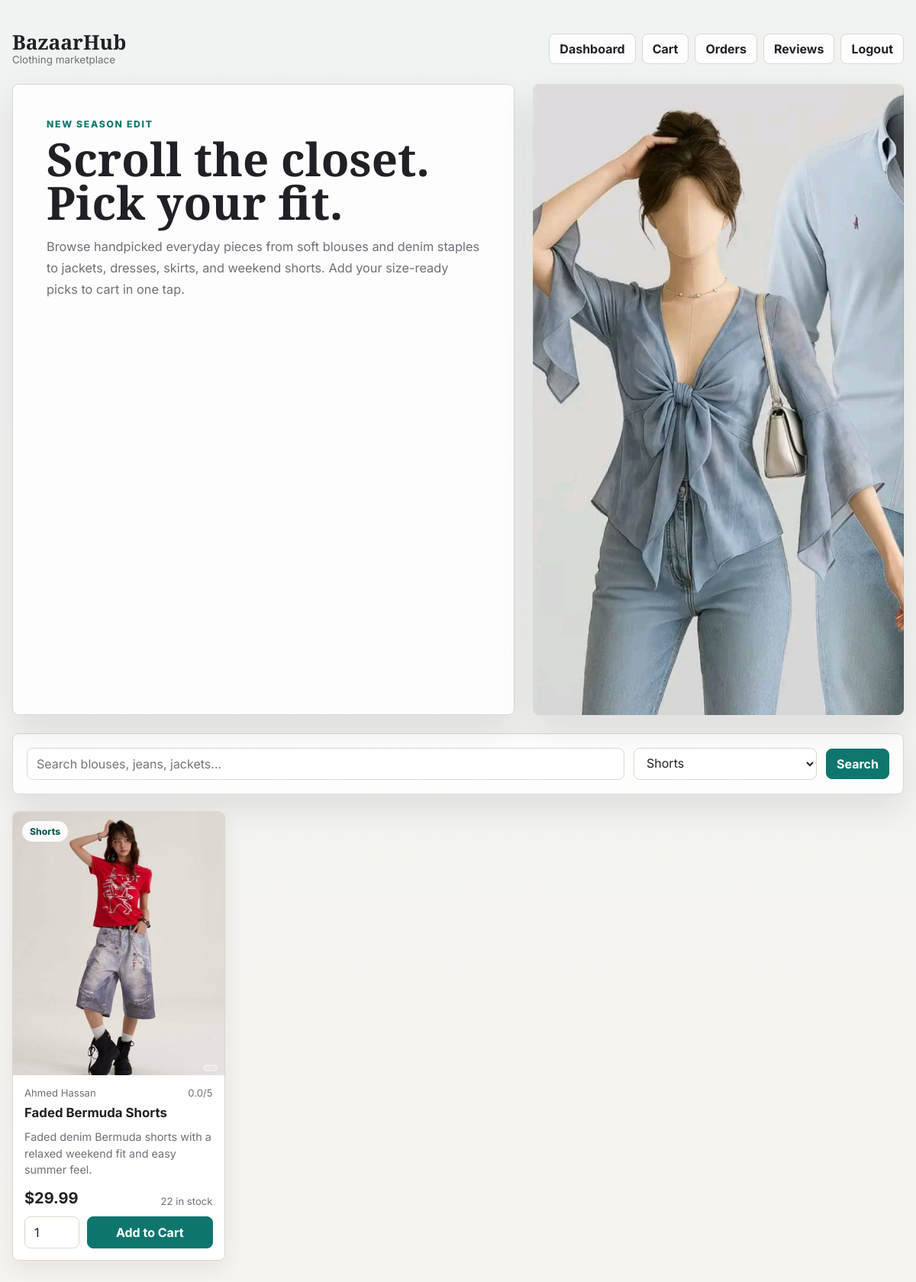
The page /customer/products.php?category_id=6 (signed in) on the database its author committed.
### tables this page shows
CREATE TABLE products (
    id INT AUTO_INCREMENT PRIMARY KEY,
    name VARCHAR(150) NOT NULL,
    description TEXT,
    image_url VARCHAR(255),
    price DECIMAL(10,2) NOT NULL,
    stock INT DEFAULT 0,
    category_id INT NOT NULL,
    seller_id INT NOT NULL,
    created_at TIMESTAMP DEFAULT CURRENT_TIMESTAMP,
    FOREIGN KEY (category_id) REFERENCES categories(id)
    ON DELETE CASCADE ON UPDATE CASCADE,
    FOREIGN KEY (seller_id) REFERENCES users(id)
    ON DELETE CASCADE ON UPDATE CASCADE
);

CREATE TABLE categories (
    id INT AUTO_INCREMENT PRIMARY KEY,
    name VARCHAR(100) UNIQUE NOT NULL
);

CREATE TABLE users (
    id INT AUTO_INCREMENT PRIMARY KEY,
    name VARCHAR(100) NOT NULL,
    email VARCHAR(100) UNIQUE NOT NULL,
    password VARCHAR(255) NOT NULL,
    role ENUM('admin','seller','customer') DEFAULT 'customer',
    account_status ENUM('pending','active','suspended') DEFAULT 'active',
    created_at TIMESTAMP DEFAULT CURRENT_TIMESTAMP
);

### customer/products.php (the view, shortened to what this page needs)
<?php
require_once '../db.php';
$search = trim($_GET['search'] ?? '');
$category_id = (int) ($_GET['category_id'] ?? 0);
$categories = mysqli_query($conn, "SELECT id, name FROM categories ORDER BY name");
$hero_image = "../assets/images/products/blue_bow_blouse.jfif";
$sql = "
    SELECT p.id, p.name, p.description, p.price, p.stock, p.image_url,
           c.name AS category_name, u.name AS seller_name,
           COALESCE(AVG(r.rating), 0) AS avg_rating
    FROM products p
    JOIN categories c ON c.id = p.category_id
    JOIN users u ON u.id = p.seller_id
    LEFT JOIN reviews r ON r.product_id = p.id
    WHERE (? = '' OR p.name LIKE CONCAT('%', ?, '%'))
      AND (? = 0 OR p.category_id = ?)
    GROUP BY p.id, p.name, p.description, p.price, p.stock, p.image_url, c.name, u.name
    ORDER BY p.created_at DESC
";
$stmt = mysqli_prepare($conn, $sql);
mysqli_stmt_bind_param($stmt, "ssii", $search, $search, $category_id, $category_id);
mysqli_stmt_execute($stmt);
$products = mysqli_stmt_get_result($stmt);
?>
<!DOCTYPE html>
<html lang="en">
<head>
    <link rel="stylesheet" href="../assets/css/styles.css">
    <link rel="stylesheet" href="../assets/css/customer.css">
</head>
<body class="customer-page">
<main class="shop-shell">
    <nav class="shop-nav" aria-label="Customer navigation">
        <a class="shop-brand" href="dashboard.php">
            <strong>BazaarHub</strong>
            <span>Clothing marketplace</span>
        </a>
        <div class="shop-links">
            <a class="shop-link" href="dashboard.php">Dashboard</a>
            <a class="shop-link" href="cart.php">Cart</a>
            <a class="shop-link" href="my_orders.php">Orders</a>
            <a class="shop-link" href="reviews.php">Reviews</a>
            <a class="shop-link" href="../logout.php">Logout</a>
        </div>
    </nav>
    <section class="shop-hero">
        <div class="shop-hero__copy">
            <p class="shop-kicker">New season edit</p>
            <h1 class="shop-title">Scroll the closet. Pick your fit.</h1>
            <p class="shop-copy">
                Browse handpicked everyday pieces from soft blouses and denim staples to jackets,
                dresses, skirts, and weekend shorts. Add your size-ready picks to cart in one tap.
            </p>
        </div>
        <div class="shop-hero__media">
            <img src="<?= htmlspecialchars($hero_image) ?>" alt="BazaarHub clothing collection">
        </div>
    </section>
    <section class="shop-panel" aria-label="Product filters">
        <form class="shop-toolbar" method="GET">
            <input class="shop-input" type="text" name="search" placeholder="Search blouses, jeans, jackets..." value="<?= htmlspecialchars($search) ?>">
            <select class="shop-select" name="category_id">
                <?php while ($category = mysqli_fetch_assoc($categories)): ?>
                    <option value="<?= $category['id'] ?>" <?= $category_id === (int) $category['id'] ? 'selected' : '' ?>>
                        <?= htmlspecialchars($category['name']) ?>
                    </option>
                <?php endwhile; ?>
            </select>
            <button class="shop-button shop-button--primary" type="submit">Search</button>
        </form>
    </section>
    <section class="product-grid" aria-label="Products">
        <?php while ($product = mysqli_fetch_assoc($products)): ?>
            <?php
                $image_url = $product['image_url'] ?: 'assets/images/products/blue_bow_blouse.jfif';
                $image_src = '../' . ltrim($image_url, '/');
            ?>
            <article class="product-card">
                <div class="product-card__image">
                    <img src="<?= htmlspecialchars($image_src) ?>" alt="<?= htmlspecialchars($product['name']) ?>">
                    <span class="product-chip"><?= htmlspecialchars($product['category_name']) ?></span>
                </div>
                <div class="product-card__body">
                    <div class="product-card__meta">
                        <span><?= htmlspecialchars($product['seller_name']) ?></span>
                        <span><?= number_format($product['avg_rating'], 1) ?>/5</span>
                    </div>
                    <h2><?= htmlspecialchars($product['name']) ?></h2>
                    <p class="product-desc"><?= htmlspecialchars($product['description'] ?? '') ?></p>
                    <div class="product-card__footer">
                        <div class="product-price">
                            <strong>$<?= number_format($product['price'], 2) ?></strong>
                            <span class="product-stock"><?= (int) $product['stock'] ?> in stock</span>
                        </div>
                        <?php if ((int) $product['stock'] > 0): ?>
                            <form class="cart-form" method="POST">
                                <input class="quantity-input" type="number" name="quantity" value="1" min="1" max="<?= (int) $product['stock'] ?>" aria-label="Quantity for <?= htmlspecialchars($product['name']) ?>">
                                <button class="shop-button shop-button--primary" type="submit">Add to Cart</button>
                            </form>
                        <?php else: ?>
                            <div class="empty-state">Out of stock</div>
                        <?php endif; ?>
                    </div>
                </div>
            </article>
        <?php endwhile; ?>
    </section>
</main>
</body>
</html>

### assets/css/styles.css (style rules this page uses)
:root { --color-page: #fff8dc; --color-surface: #fffdf5; --color-surface-soft: #f5ead0; --color-border: #d3c0a3; --color-border-strong: #ab907b; --color-text: #674846; --color-text-muted: #8c726d; --color-primary: #674846; --color-primary-deep: #4f3734; --color-success: #6c8a5a; --color-shadow: rgba(103, 72, 70, 0.12); --color-glow: rgba(103, 72, 70, 0.16); --color-ring: rgba(103, 72, 70, 0.28); --gradient-blue: linear-gradient(135deg, #8b6b67 0%, #674846 100%); --shadow-card: 0 24px 60px rgba(103, 72, 70, 0.15); --shadow-soft: 0 14px 30px rgba(103, 72, 70, 0.08); --font-display: "Playfair Display", Georgia, serif; --font-body: "Inter", Arial, sans-serif; }
* { box-sizing: border-box; }
html { color-scheme: light; }
body { margin: 0; min-height: 100vh; display: flex; align-items: center; justify-content: center; background: var(--color-page); color: var(--color-text); font-family: var(--font-body); }
button, input { font: inherit; }
a { color: inherit; }

### rows shown on the page
products: image_url (picture), category.name "Shorts", seller.name "Ahmed Hassan", avg_rating "0.0", name "Faded Bermuda Shorts", description "Faded denim Bermuda shorts with a relaxed weekend fit and easy summer feel.", price "29.99", stock "22"

### other values the page prints
form field category_id "Shorts"
